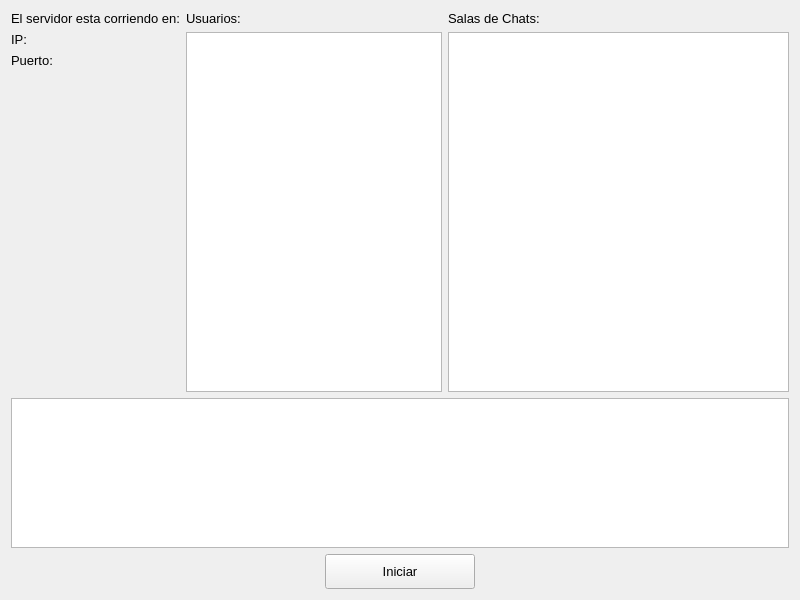
<?xml version="1.0" encoding="UTF-8"?>
<ui version="4.0">
 <class>MainWindow</class>
 <widget class="QMainWindow" name="MainWindow">
  <property name="geometry">
   <rect>
    <x>0</x>
    <y>0</y>
    <width>800</width>
    <height>600</height>
   </rect>
  </property>
  <property name="windowTitle">
   <string>TCPChat Server</string>
  </property>
  <widget class="QWidget" name="centralWidget">
   <property name="font">
    <font>
     <pointsize>10</pointsize>
    </font>
   </property>
   <layout class="QGridLayout" name="gridLayout">
    <item row="0" column="0">
     <layout class="QHBoxLayout" name="horizontalLayout_2" stretch="0,0,1">
      <item>
       <layout class="QFormLayout" name="formLayout">
        <property name="fieldGrowthPolicy">
         <enum>QFormLayout::AllNonFixedFieldsGrow</enum>
        </property>
        <item row="0" column="0" colspan="2">
         <widget class="QLabel" name="label">
          <property name="text">
           <string>El servidor esta corriendo en:</string>
          </property>
         </widget>
        </item>
        <item row="1" column="0">
         <widget class="QLabel" name="label_2">
          <property name="text">
           <string>IP:</string>
          </property>
         </widget>
        </item>
        <item row="2" column="0">
         <widget class="QLabel" name="label_3">
          <property name="text">
           <string>Puerto:</string>
          </property>
         </widget>
        </item>
        <item row="2" column="1">
         <widget class="QLabel" name="l_serverPort">
          <property name="font">
           <font>
            <weight>75</weight>
            <bold>true</bold>
           </font>
          </property>
          <property name="text">
           <string/>
          </property>
          <property name="alignment">
           <set>Qt::AlignRight|Qt::AlignTrailing|Qt::AlignVCenter</set>
          </property>
          <property name="textInteractionFlags">
           <set>Qt::LinksAccessibleByMouse|Qt::TextSelectableByMouse</set>
          </property>
         </widget>
        </item>
        <item row="1" column="1">
         <widget class="QLabel" name="l_serverIP">
          <property name="font">
           <font>
            <weight>75</weight>
            <bold>true</bold>
           </font>
          </property>
          <property name="text">
           <string/>
          </property>
          <property name="alignment">
           <set>Qt::AlignRight|Qt::AlignTrailing|Qt::AlignVCenter</set>
          </property>
          <property name="textInteractionFlags">
           <set>Qt::LinksAccessibleByMouse|Qt::TextSelectableByMouse</set>
          </property>
         </widget>
        </item>
       </layout>
      </item>
      <item>
       <layout class="QVBoxLayout" name="verticalLayout">
        <item>
         <widget class="QLabel" name="label_4">
          <property name="text">
           <string>Usuarios:</string>
          </property>
         </widget>
        </item>
        <item>
         <widget class="QListWidget" name="lw_usersConnected"/>
        </item>
       </layout>
      </item>
      <item>
       <layout class="QVBoxLayout" name="verticalLayout_2">
        <item>
         <widget class="QLabel" name="label_5">
          <property name="text">
           <string>Salas de Chats:</string>
          </property>
         </widget>
        </item>
        <item>
         <widget class="QListWidget" name="lw_chats"/>
        </item>
       </layout>
      </item>
     </layout>
    </item>
    <item row="1" column="0">
     <widget class="QPlainTextEdit" name="te_Debuger">
      <property name="maximumSize">
       <size>
        <width>16777215</width>
        <height>150</height>
       </size>
      </property>
      <property name="readOnly">
       <bool>true</bool>
      </property>
     </widget>
    </item>
    <item row="2" column="0">
     <layout class="QHBoxLayout" name="horizontalLayout">
      <item>
       <spacer name="horizontalSpacer">
        <property name="orientation">
         <enum>Qt::Horizontal</enum>
        </property>
        <property name="sizeHint" stdset="0">
         <size>
          <width>207</width>
          <height>20</height>
         </size>
        </property>
       </spacer>
      </item>
      <item>
       <widget class="QPushButton" name="pb_startServer">
        <property name="minimumSize">
         <size>
          <width>150</width>
          <height>35</height>
         </size>
        </property>
        <property name="font">
         <font>
          <pointsize>10</pointsize>
         </font>
        </property>
        <property name="text">
         <string>Iniciar</string>
        </property>
       </widget>
      </item>
      <item>
       <spacer name="horizontalSpacer_2">
        <property name="orientation">
         <enum>Qt::Horizontal</enum>
        </property>
        <property name="sizeHint" stdset="0">
         <size>
          <width>207</width>
          <height>20</height>
         </size>
        </property>
       </spacer>
      </item>
     </layout>
    </item>
   </layout>
  </widget>
  <widget class="QMenuBar" name="menuBar">
   <property name="geometry">
    <rect>
     <x>0</x>
     <y>0</y>
     <width>800</width>
     <height>21</height>
    </rect>
   </property>
  </widget>
 </widget>
 <layoutdefault spacing="6" margin="11"/>
 <resources/>
 <connections/>
</ui>
